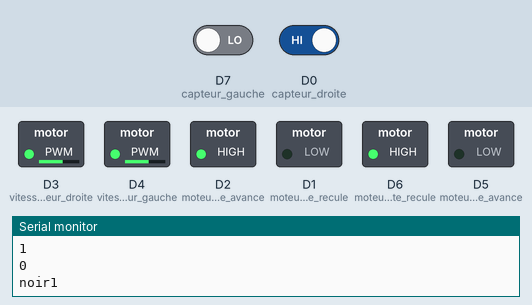
Recording of a sketch running on a simulated ESP8266 (NodeMCU). Parts: switched loads named in the sketch (green lamp = pin HIGH), the last lines printed to the serial monitor. Inputs (shaded band) come from the test bench; at power-on: D7 (capteur_gauche) LOW, D0 (capteur_droite) HIGH.

Above: at 1.2 s.
1.3 s: D7 (capteur_gauche) driven HIGH
At 1.6 s:
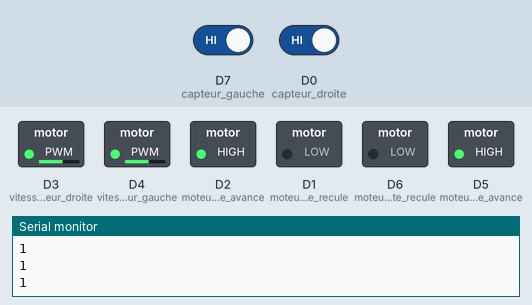
2.8 s: D0 (capteur_droite) driven LOW
At 3.8 s:
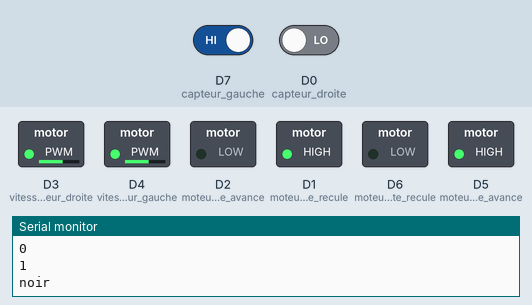
4.3 s: D7 (capteur_gauche) driven LOW
At 4.7 s:
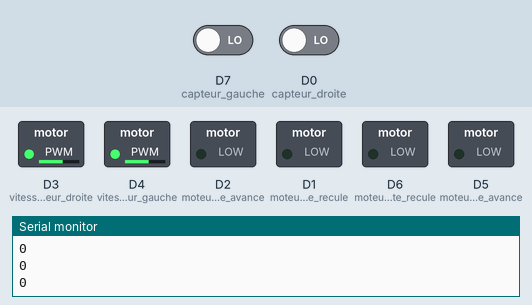
5.8 s: D0 (capteur_droite) driven HIGH
At 6.1 s:
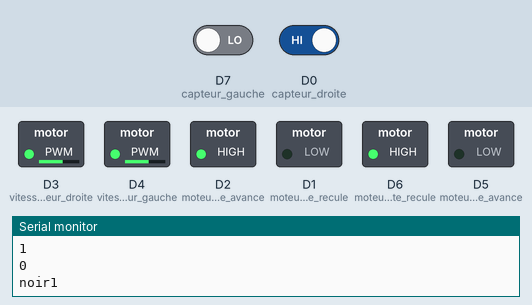
Timing chart, 0 to 8.3 s (numbered marks = the images above; inputs shaded):
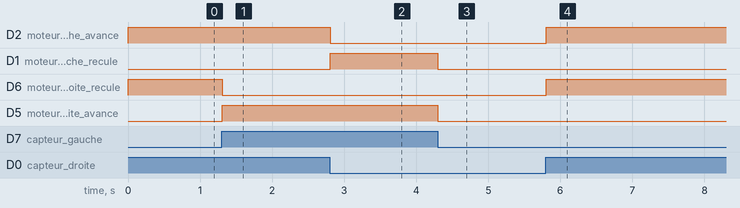

Measured:
- after the input at 1.3 s, D6 (moteur_droite_recule): HIGH → LOW at once; D5 (moteur_droite_avance): LOW → HIGH at once
- after the input at 2.8 s, D2 (moteur_gauche_avance): HIGH → LOW at once; D1 (moteur_gauche_recule): LOW → HIGH at once
- after the input at 4.3 s, D1 (moteur_gauche_recule), D5 (moteur_droite_avance): HIGH → LOW at once
- after the input at 5.8 s, D2 (moteur_gauche_avance), D6 (moteur_droite_recule): LOW → HIGH at once

The sketch:

projet.ino
```cpp
#define moteur_gauche_recule D1 /*recule */
#define moteur_gauche_avance D2
#define moteur_droite_avance D5
#define moteur_droite_recule D6 /*recule */

#define vitesse_moteur_gauche D4
#define vitesse_moteur_droite D3

#define capteur_gauche D7
#define capteur_droite D0

void setup(){
   Serial.begin(9600);
  pinMode(vitesse_moteur_gauche, OUTPUT);
  pinMode(vitesse_moteur_droite, OUTPUT);
  analogWrite(vitesse_moteur_gauche, 150);
  analogWrite(vitesse_moteur_droite, 150);
  pinMode(moteur_gauche_recule, OUTPUT);
  pinMode(moteur_gauche_avance, OUTPUT);
  pinMode(moteur_droite_avance, OUTPUT);
  pinMode(moteur_droite_recule, OUTPUT);
  pinMode(capteur_gauche, INPUT);
  pinMode(capteur_droite, INPUT);


}

void loop(){
  /*1 noir 0:blanc capteu_gauche)*/
  Serial.println(digitalRead(capteur_droite));
   Serial.println(digitalRead(capteur_gauche));
 /* if ((digitalRead(capteur_gauche)==0) && (digitalRead(capteur_droite)==1)){
    /*Serial.println("noir");
    TurnLeft();
  }
  else if ((digitalRead(capteur_droite)==0)&& (digitalRead(capteur_gauche)==1)){
   /* Serial.println("noir1");
    TurnRight();
  }
  else*/

  if ((digitalRead(capteur_gauche)==1) && (digitalRead(capteur_droite)==0)){
    Serial.println("noir");
    TurnLeft();
  }
  else if ((digitalRead(capteur_droite)==1)&& (digitalRead(capteur_gauche)==0)){
    Serial.println("noir1");
    TurnRight();
  }
  else if ((digitalRead(capteur_gauche)==1)&&(digitalRead(capteur_droite)==1)){
    MotorForward();
  }
  else if((digitalRead(capteur_gauche)==0)&&(digitalRead(capteur_droite)==0)) {
    MotorStop();
  }
  delay(10);
/*forward*/
 /*digitalWrite(moteur_gauche_avance, HIGH);
  digitalWrite(moteur_droite_avance, HIGH);
  digitalWrite(moteur_gauche_recule, LOW);
  digitalWrite(moteur_droite_recule, LOW);
  }*/
 /* backward*/
 /* digitalWrite(moteur_gauche_avance, LOW);
  digitalWrite(moteur_droite_avance, LOW);
  digitalWrite(moteur_gauche_recule, HIGH);
  digitalWrite(moteur_droite_recule, HIGH);*/

}
void MotorForward()
{
  digitalWrite(moteur_gauche_avance, HIGH);
  digitalWrite(moteur_droite_avance, HIGH);
  digitalWrite(moteur_gauche_recule, LOW);
  digitalWrite(moteur_droite_recule, LOW);
}
/*void MotorBackward(void)
{
  digitalWrite(moteur_gauche_avance, LOW);
  digitalWrite(moteur_droite_avance, LOW);
  digitalWrite(moteur_gauche_recule, HIGH);
  digitalWrite(moteur_droite_recule, HIGH);
}*/
void TurnLeft()
{
  digitalWrite(moteur_gauche_avance, LOW);
  digitalWrite(moteur_droite_avance, HIGH);
  digitalWrite(moteur_gauche_recule, HIGH);
  digitalWrite(moteur_droite_recule, LOW);
}
void TurnRight()
{
  digitalWrite(moteur_gauche_avance, HIGH);
  digitalWrite(moteur_droite_avance, LOW);
  digitalWrite(moteur_gauche_recule, LOW);
  digitalWrite(moteur_droite_recule, HIGH);
}
void MotorStop()
{
  digitalWrite(moteur_gauche_avance, LOW);
  digitalWrite(moteur_droite_avance, LOW);
  digitalWrite(moteur_gauche_recule, LOW);
  digitalWrite(moteur_droite_recule, LOW);
}
```
